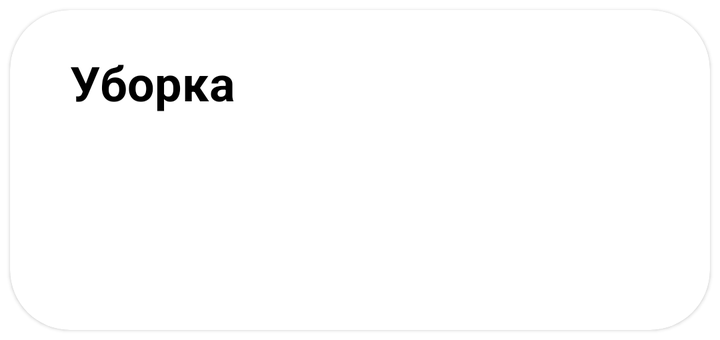
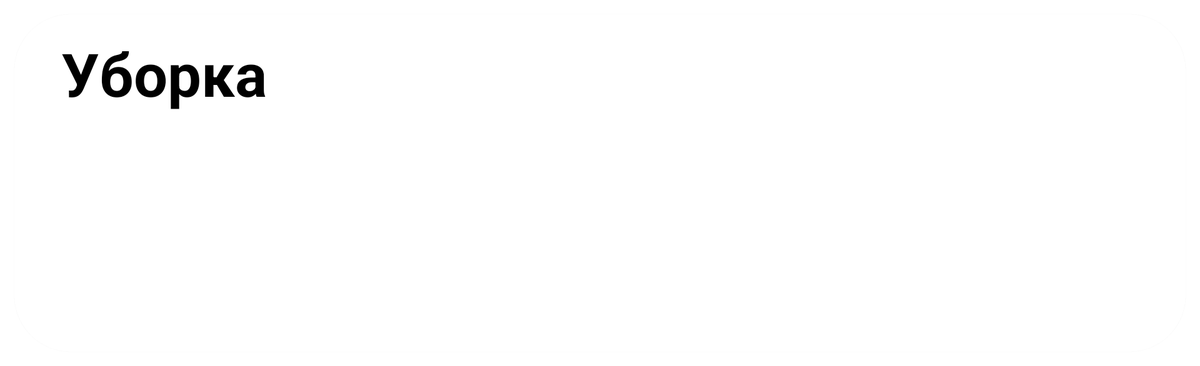

The same Android screen from two of the app's own layout files: first res/layout/ as a phone draws it, then the repository's variant for another configuration, drawn on a device whose configuration selects that folder. Both files follow.
<!-- AndroidManifest.xml: application theme Theme.MyHouseV3 -->
<!-- res/layout/cat_item.xml -->
<?xml version="1.0" encoding="utf-8"?>
<com.google.android.material.card.MaterialCardView
    xmlns:android="http://schemas.android.com/apk/res/android"
    xmlns:app="http://schemas.android.com/apk/res-auto"
    android:id="@+id/cvCloth"
    android:layout_width="match_parent"
    android:layout_height="160dp"
    app:cardCornerRadius="30dp"
    android:layout_margin="5dp"
    android:longClickable="true"
    android:clickable="true"
    >

    <TextView
        android:id="@+id/name"
        android:layout_width="wrap_content"
        android:layout_height="wrap_content"
        android:text="Уборка"
        android:textSize="24sp"
        android:layout_marginTop="20dp"
        android:layout_marginStart="30dp"
        android:textColor="@color/black"

        android:textStyle="bold">

    </TextView>
    <ImageView
        android:id="@+id/imgRes"
        android:layout_marginTop="10dp"
        android:src="@drawable/water"
        android:layout_marginEnd="40dp"
        android:layout_width="150dp"
        android:layout_gravity="end"
        android:layout_height="150dp">

    </ImageView>


</com.google.android.material.card.MaterialCardView>
<!-- resources referenced by this layout -->
<resources>
  <color name="black">#FF000000</color>
  <style name="Theme.MyHouseV3" parent="Theme.MaterialComponents.DayNight.DarkActionBar">
          
          <item name="colorPrimary">@color/appColor</item>
          <item name="colorPrimaryVariant">#F44336</item>
          <item name="colorOnPrimary">@color/white</item>
          
          <item name="colorSecondary">@color/teal_200</item>
          <item name="colorSecondaryVariant">@color/teal_700</item>
          <item name="colorOnSecondary">@color/black</item>
          
          <item name="android:statusBarColor">#000000</item>
  
          
      </style>
  <color name="appColor">#03A9F4</color>
  <color name="white">#FFFFFFFF</color>
  <color name="teal_200">#888686</color>
  <color name="teal_700">#FF018786</color>
</resources>
<!-- res/layout-xlarge/cat_item.xml (the repository's variant of the layout above) -->
<!-- drawn on a large tablet held sideways -->
<?xml version="1.0" encoding="utf-8"?>
<androidx.cardview.widget.CardView
    xmlns:android="http://schemas.android.com/apk/res/android"
    xmlns:app="http://schemas.android.com/apk/res-auto"
    android:id="@+id/cvCloth"
    android:layout_width="match_parent"
    android:layout_height="360dp"
    app:cardCornerRadius="60dp"
    android:layout_margin="15dp"
    android:longClickable="true"
    android:clickable="true"
    >

    <TextView
        android:id="@+id/name"
        android:layout_width="wrap_content"
        android:layout_height="wrap_content"
        android:text="Уборка"
        android:textSize="64sp"
        android:layout_marginTop="20dp"
        android:layout_marginStart="50dp"
        android:textColor="@color/black"

        android:textStyle="bold">

    </TextView>
    <ImageView
        android:id="@+id/imgRes"
        android:layout_marginTop="20dp"
        android:src="@drawable/water"
        android:layout_marginStart="140dp"
        android:layout_width="350dp"
        android:layout_gravity="center"
        android:layout_height="350dp">

    </ImageView>


</androidx.cardview.widget.CardView>
